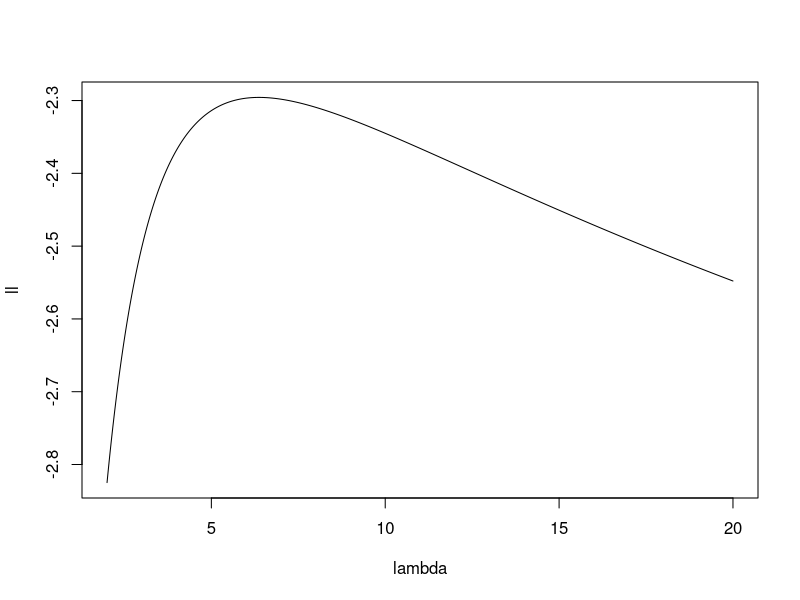

Write R code to recreate this figure.
 test <- function(y,lambda,N=10000){
  res <- (lambda-2)*log(2)-log(pi)-lgamma(lambda) + 2*lgamma(lambda/2)-sum(log(1+(y^2)/((lambda+2*(0:N))^2)))
  exp(res)
}

test <- Vectorize(test,vectorize.args = "y")


test2 <- function(y,lambda,N=10000){
  res <- (lambda-2)*log(2)-log(pi)-lgamma(lambda) 
  if (lambda%%1 == 0){
      if (lambda%%2 == 0){
        lambda   <- lambda/2
        if (lambda == 1){
          res  <- res + log(pi/2)+log(abs(y))-log(sinh(pi*abs(y)/2))
        }else{
          res <- res + log(pi/2)+log(abs(y))-log(sinh(pi*abs(y)/2))+sum(log(((1:(lambda-1))^2+(y/2)^2)))
        }
      }else{
        if (lambda==1){
          res <- res + log(pi)-log(cosh(pi*y/2))
        }else{
          lambda<-(lambda-1)/2
          res <- res + log(pi)-log(cosh(pi*y/2))+sum(log(((1:lambda)-1/2)^2+(y/2)^2))
        }
      }
    }else{
        res <- res + 2*lgamma(lambda/2)-sum(log(1+(y^2)/((lambda+2*(0:N))^2)))  
    }
  exp(res)
}



test2 <- Vectorize(test2,vectorize.args = "y") 

integrate(test,lower=-Inf,upper=Inf,lambda=1,N=10000)
integrate(test,lower=-Inf,upper=Inf,lambda=2,N=10000)
integrate(test,lower=-Inf,upper=Inf,lambda=3,N=10000)
integrate(test,lower=-Inf,upper=Inf,lambda=pi,N=10000)

integrate(function(y,lambda,N) y*test(y,lambda,N), -Inf, Inf,lambda=1,N=10000)
integrate(function(y,lambda,N) y*test(y,lambda,N), -Inf, Inf,lambda=2,N=10000)
integrate(function(y,lambda,N) y*test(y,lambda,N), -Inf, Inf,lambda=3,N=10000)
integrate(function(y,lambda,N) y*test(y,lambda,N), -Inf, Inf,lambda=pi,N=10000)

integrate(test2,lower=-Inf,upper=Inf,lambda=1 ,N=10000)
integrate(test2,lower=-Inf,upper=Inf,lambda=2 ,N=10000)
integrate(test2,lower=-Inf,upper=Inf,lambda=3 ,N=10000)
integrate(test2,lower=-Inf,upper=Inf,lambda=pi,N=10000)


integrate(function(y,lambda,N) y*test2(y,lambda,N), -Inf, Inf,lambda=1, N=10000)
integrate(function(y,lambda,N) y*test2(y,lambda,N), -Inf, Inf,lambda=2, N=10000)
integrate(function(y,lambda,N) y*test2(y,lambda,N), -Inf, Inf,lambda=3, N=10000)
integrate(function(y,lambda,N) y*test2(y,lambda,N), -Inf, Inf,lambda=pi,N=10000)


test(pi,1,10000)
test2(pi,1)

test(-pi,1,10000)
test2(-pi,1)


test(pi,2,100000)
test2(pi,2)

test(-pi,2,100000)
test2(-pi,2)


test(pi,3,10000)
test2(pi,3)

test(-pi,3,10000)
test2(-pi,3)

test(pi,14.2,10000)
test2(pi,14)
test2(pi,15)



# New stuff


library(pracma)
gammaz(c(-2-2i, -1-1i, 0, 1+1i, 2+2i))

library(hypergeo)
complex_gamma(c(-2-2i, -1-1i, 0, 1+1i, 2+2i))


test  <- function(y,lambda,log=F){
  z   <- (lambda+y*1i)/2
  aux <- exp(Re(complex_gamma(z,log=T)))
  aux  <- (lambda-2)*log(2)-log(pi)-lgamma(lambda) + 2*Re(complex_gamma((lambda+y*1i)/2,log=T))
 if (log){
  res<-aux
 }else{
   res<-exp(aux) 
 }
  res
}

dghs  <- function(y,lambda,log=F){
  logf  <- (lambda-2)*log(2)-log(pi)-lgamma(lambda) + 2*Re(complex_gamma((lambda+y*1i)/2,log=T))
  if (log){
    res<-logf
  }else{
    res<-exp(logf) 
  }
  res
}

lambda<-seq(2,20,length=1000)




ll<-rep(NA,1000)
for (i in 1:1000){
  ll[i]<-test(y=2.34,lambda[i],log=T)
}

plot(lambda,ll,type="l")


# Digamma function for a complex number PRACMA
complex_digamma <- psi(1+2i)
print(complex_digamma)

dghs1 <- function(y,lambda,arg=1){
  (y^arg)*dghs(y,lambda,log=F)
}

complex_gamma(3.24+1.4*1i,log = T)
complex_gamma(3.24-1.4*1i,log=T)
psi(3.24+1.4*1i)
psi(3.24-1.4*1i)

integrate(dghs,lower=-Inf,upper=Inf,lambda=1,log=F)
integrate(dghs,lower=-Inf,upper=Inf,lambda=2,log=F)
integrate(dghs,lower=-Inf,upper=Inf,lambda=3,log=F)
integrate(dghs,lower=-Inf,upper=Inf,lambda=pi,log=F)


integrate(dghs1,lower=-Inf,upper=Inf,lambda=1,arg=0)
integrate(dghs1,lower=-Inf,upper=Inf,lambda=1,arg=1)
integrate(dghs1,lower=-Inf,upper=Inf,lambda=5,arg=2)
